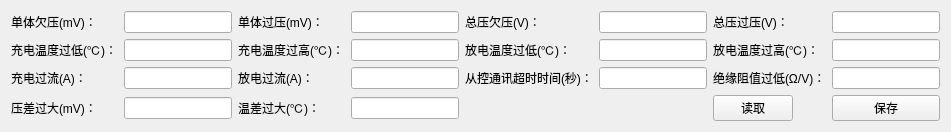
          <widget class="QWidget" name="tab_6">
           <attribute name="title">
            <string>报警阈值</string>
           </attribute>
           <layout class="QGridLayout" name="gridLayout_16">
            <item row="0" column="0">
             <widget class="QLabel" name="label_196">
              <property name="text">
               <string>单体欠压(mV)：</string>
              </property>
             </widget>
            </item>
            <item row="0" column="1">
             <widget class="QLineEdit" name="lineEdit_24">
              <property name="maximumSize">
               <size>
                <width>16777215</width>
                <height>16777215</height>
               </size>
              </property>
             </widget>
            </item>
            <item row="0" column="2">
             <widget class="QLabel" name="label_200">
              <property name="text">
               <string>单体过压(mV)：</string>
              </property>
             </widget>
            </item>
            <item row="0" column="3">
             <widget class="QLineEdit" name="lineEdit_25">
              <property name="maximumSize">
               <size>
                <width>16777215</width>
                <height>16777215</height>
               </size>
              </property>
             </widget>
            </item>
            <item row="0" column="4">
             <widget class="QLabel" name="label_206">
              <property name="text">
               <string>总压欠压(V)：</string>
              </property>
             </widget>
            </item>
            <item row="0" column="5">
             <widget class="QLineEdit" name="lineEdit_26">
              <property name="maximumSize">
               <size>
                <width>16777215</width>
                <height>16777215</height>
               </size>
              </property>
             </widget>
            </item>
            <item row="0" column="6">
             <widget class="QLabel" name="label_222">
              <property name="maximumSize">
               <size>
                <width>16777215</width>
                <height>16777215</height>
               </size>
              </property>
              <property name="text">
               <string>总压过压(V)：</string>
              </property>
             </widget>
            </item>
            <item row="0" column="7">
             <widget class="QLineEdit" name="lineEdit_27">
              <property name="maximumSize">
               <size>
                <width>16777215</width>
                <height>16777215</height>
               </size>
              </property>
             </widget>
            </item>
            <item row="1" column="0">
             <widget class="QLabel" name="label_197">
              <property name="sizePolicy">
               <sizepolicy hsizetype="Fixed" vsizetype="Preferred">
                <horstretch>0</horstretch>
                <verstretch>0</verstretch>
               </sizepolicy>
              </property>
              <property name="text">
               <string>充电温度过低(℃)：</string>
              </property>
             </widget>
            </item>
            <item row="1" column="1">
             <widget class="QLineEdit" name="lineEdit_28">
              <property name="maximumSize">
               <size>
                <width>16777215</width>
                <height>16777215</height>
               </size>
              </property>
             </widget>
            </item>
            <item row="1" column="2">
             <widget class="QLabel" name="label_202">
              <property name="sizePolicy">
               <sizepolicy hsizetype="Fixed" vsizetype="Preferred">
                <horstretch>0</horstretch>
                <verstretch>0</verstretch>
               </sizepolicy>
              </property>
              <property name="text">
               <string>充电温度过高(℃)：</string>
              </property>
             </widget>
            </item>
            <item row="1" column="3">
             <widget class="QLineEdit" name="lineEdit_29">
              <property name="maximumSize">
               <size>
                <width>16777215</width>
                <height>16777215</height>
               </size>
              </property>
             </widget>
            </item>
            <item row="1" column="4">
             <widget class="QLabel" name="label_205">
              <property name="text">
               <string>放电温度过低(℃)：</string>
              </property>
             </widget>
            </item>
            <item row="1" column="5">
             <widget class="QLineEdit" name="lineEdit_30">
              <property name="maximumSize">
               <size>
                <width>16777215</width>
                <height>16777215</height>
               </size>
              </property>
             </widget>
            </item>
            <item row="1" column="6">
             <widget class="QLabel" name="label_223">
              <property name="maximumSize">
               <size>
                <width>16777215</width>
                <height>16777215</height>
               </size>
              </property>
              <property name="text">
               <string>放电温度过高(℃)：</string>
              </property>
             </widget>
            </item>
            <item row="1" column="7">
             <widget class="QLineEdit" name="lineEdit_31">
              <property name="maximumSize">
               <size>
                <width>16777215</width>
                <height>16777215</height>
               </size>
              </property>
             </widget>
            </item>
            <item row="2" column="0">
             <widget class="QLabel" name="label_198">
              <property name="text">
               <string>充电过流(A)：</string>
              </property>
             </widget>
            </item>
            <item row="2" column="1">
             <widget class="QLineEdit" name="lineEdit_32">
              <property name="maximumSize">
               <size>
                <width>16777215</width>
                <height>16777215</height>
               </size>
              </property>
             </widget>
            </item>
            <item row="2" column="2">
             <widget class="QLabel" name="label_201">
              <property name="text">
               <string>放电过流(A)：</string>
              </property>
             </widget>
            </item>
            <item row="2" column="3">
             <widget class="QLineEdit" name="lineEdit_33">
              <property name="maximumSize">
               <size>
                <width>16777215</width>
                <height>16777215</height>
               </size>
              </property>
             </widget>
            </item>
            <item row="2" column="4">
             <widget class="QLabel" name="label_207">
              <property name="sizePolicy">
               <sizepolicy hsizetype="Fixed" vsizetype="Preferred">
                <horstretch>0</horstretch>
                <verstretch>0</verstretch>
               </sizepolicy>
              </property>
              <property name="text">
               <string>从控通讯超时时间(秒)：</string>
              </property>
             </widget>
            </item>
            <item row="2" column="5">
             <widget class="QLineEdit" name="lineEdit_34">
              <property name="maximumSize">
               <size>
                <width>16777215</width>
                <height>16777215</height>
               </size>
              </property>
             </widget>
            </item>
            <item row="2" column="6">
             <widget class="QLabel" name="label_221">
              <property name="sizePolicy">
               <sizepolicy hsizetype="Fixed" vsizetype="Preferred">
                <horstretch>0</horstretch>
                <verstretch>0</verstretch>
               </sizepolicy>
              </property>
              <property name="maximumSize">
               <size>
                <width>16777215</width>
                <height>16777215</height>
               </size>
              </property>
              <property name="text">
               <string>绝缘阻值过低(Ω/V)：</string>
              </property>
             </widget>
            </item>
            <item row="2" column="7">
             <widget class="QLineEdit" name="lineEdit_35">
              <property name="maximumSize">
               <size>
                <width>16777215</width>
                <height>16777215</height>
               </size>
              </property>
             </widget>
            </item>
            <item row="3" column="0">
             <widget class="QLabel" name="label_199">
              <property name="text">
               <string>压差过大(mV)：</string>
              </property>
             </widget>
            </item>
            <item row="3" column="1">
             <widget class="QLineEdit" name="lineEdit_36">
              <property name="maximumSize">
               <size>
                <width>16777215</width>
                <height>16777215</height>
               </size>
              </property>
             </widget>
            </item>
            <item row="3" column="2">
             <widget class="QLabel" name="label_203">
              <property name="text">
               <string>温差过大(℃)：</string>
              </property>
             </widget>
            </item>
            <item row="3" column="3">
             <widget class="QLineEdit" name="lineEdit_37">
              <property name="maximumSize">
               <size>
                <width>16777215</width>
                <height>16777215</height>
               </size>
              </property>
             </widget>
            </item>
            <item row="3" column="6">
             <widget class="QPushButton" name="readYuZhiBtn">
              <property name="sizePolicy">
               <sizepolicy hsizetype="Maximum" vsizetype="Fixed">
                <horstretch>0</horstretch>
                <verstretch>0</verstretch>
               </sizepolicy>
              </property>
              <property name="maximumSize">
               <size>
                <width>16777215</width>
                <height>16777215</height>
               </size>
              </property>
              <property name="text">
               <string>读取</string>
              </property>
             </widget>
            </item>
            <item row="3" column="7">
             <widget class="QPushButton" name="saveYuZhiBtn">
              <property name="maximumSize">
               <size>
                <width>16777215</width>
                <height>16777215</height>
               </size>
              </property>
              <property name="text">
               <string>保存</string>
              </property>
             </widget>
            </item>
           </layout>
          </widget>
